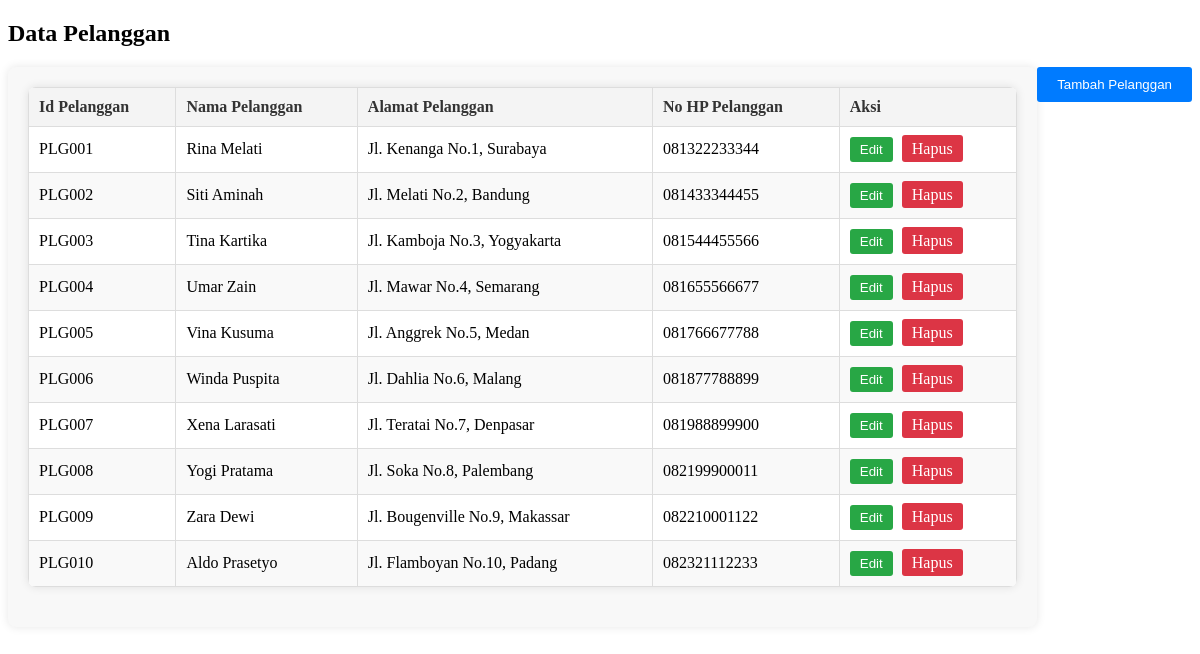
Page /menus/pelanggan.php (signed in) on the committed database.
### tables this page shows
CREATE TABLE Pelanggan (
    IdPelanggan VARCHAR(10) NOT NULL PRIMARY KEY,
    NamaPelanggan VARCHAR(255) NOT NULL,
    AlamatPelanggan VARCHAR(255),
    NoHpPelanggan VARCHAR(20)
);

### class/pelanggan.php (called while the page is built, shortened)
<?php
class Pelanggan {
    private $conn;
    private $table_name = "Pelanggan";
    public function __construct($db) {
        $this->conn = $db;
    }
    public function read() {
        $query = "SELECT * FROM " . $this->table_name . " ORDER BY IdPelanggan ASC";
        $stmt = $this->conn->query($query);
        return $stmt;
    }
}
?>

### menus/pelanggan.php (the view, shortened to what this page needs)
<?php
require_once('../class/Pelanggan.php');
$database = new Database();
$db = $database->getConnection();
$pelanggan = new Pelanggan($db);
$result = $pelanggan->read();
?>
<!DOCTYPE html>
<html>
<head>
    <link rel="stylesheet" type="text/css" href="../assets/css/crud.css">
</head>
<body>
<div class="main-content">
    <header>
        <h2>Data Pelanggan</h2>
        <button class="add-button" onclick="openForm()">Tambah Pelanggan</button>
    </header>
    <div class="content">
        <div class="table-container">
            <table>
                <thead>
                <tr>
                    <th>Id Pelanggan</th>
                    <th>Nama Pelanggan</th>
                    <th>Alamat Pelanggan</th>
                    <th>No HP Pelanggan</th>
                    <th>Aksi</th>
                </tr>
                </thead>
                <tbody>
                <?php while ($row = mysqli_fetch_assoc($result)): ?>
                    <tr>
                        <td><?php echo htmlspecialchars($row['IdPelanggan']); ?></td>
                        <td><?php echo htmlspecialchars($row['NamaPelanggan']); ?></td>
                        <td><?php echo htmlspecialchars($row['AlamatPelanggan']); ?></td>
                        <td><?php echo htmlspecialchars($row['NoHpPelanggan']); ?></td>
                        <td>
                            <button class="edit-btn"
                                    data-id="<?php echo htmlspecialchars($row['IdPelanggan']); ?>"
                                    data-nama="<?php echo htmlspecialchars($row['NamaPelanggan']); ?>"
                                    data-alamat="<?php echo htmlspecialchars($row['AlamatPelanggan']); ?>"
                                    data-nohp="<?php echo htmlspecialchars($row['NoHpPelanggan']); ?>"
                                    onclick="editPelanggan(this)">Edit</button>
                            <a href="dashboard.php?page=pelanggan&delete=<?php echo htmlspecialchars($row['IdPelanggan']); ?>" class="delete-btn" onclick="return confirm('Apakah Anda yakin ingin menghapus pelanggan ini?')">Hapus</a>
                        </td>
                    </tr>
                <?php endwhile; ?>
                </tbody>
            </table>
        </div>
    </div>
</div>
</body>
</html>

### assets/css/crud.css (style rules this page uses)
table { width: 100%; border-collapse: collapse; margin-bottom: 20px; background-color: #fff; border-radius: 8px; overflow: hidden; box-shadow: 0 0 10px rgba(0, 0, 0, 0.1); }
table th, table td { padding: 10px; border: 1px solid #ddd; text-align: left; white-space: nowrap; }
table th { background-color: #f4f4f4; font-weight: bold; color: #333; }
table tr:nth-child(even) { background-color: #f9f9f9; }
.table-container { overflow-x: auto; padding: 20px; background-color: #f8f8f8; border-radius: 8px; box-shadow: 0 0 10px rgba(0, 0, 0, 0.1); }
.add-button { padding: 10px 20px; background-color: #007bff; color: white; border: none; border-radius: 3px; cursor: pointer; float: right; margin-bottom: 20px; }
.edit-btn, .delete-btn { padding: 5px 10px; border: none; border-radius: 3px; cursor: pointer; }
.edit-btn { background-color: #28a745; color: white; margin-right: 5px; }
.delete-btn { background-color: #dc3545; color: white; }
table a { text-decoration: none; }

### rows in the picture
pelanggan: IdPelanggan "PLG001", NamaPelanggan "Rina Melati", AlamatPelanggan "Jl. Kenanga No.1, Surabaya", NoHpPelanggan "081322233344"
pelanggan: IdPelanggan "PLG002", NamaPelanggan "Siti Aminah", AlamatPelanggan "Jl. Melati No.2, Bandung", NoHpPelanggan "081433344455"
pelanggan: IdPelanggan "PLG003", NamaPelanggan "Tina Kartika", AlamatPelanggan "Jl. Kamboja No.3, Yogyakarta", NoHpPelanggan "081544455566"
pelanggan: IdPelanggan "PLG004", NamaPelanggan "Umar Zain", AlamatPelanggan "Jl. Mawar No.4, Semarang", NoHpPelanggan "081655566677"
pelanggan: IdPelanggan "PLG005", NamaPelanggan "Vina Kusuma", AlamatPelanggan "Jl. Anggrek No.5, Medan", NoHpPelanggan "081766677788"
pelanggan: IdPelanggan "PLG006", NamaPelanggan "Winda Puspita", AlamatPelanggan "Jl. Dahlia No.6, Malang", NoHpPelanggan "081877788899"
pelanggan: IdPelanggan "PLG007", NamaPelanggan "Xena Larasati", AlamatPelanggan "Jl. Teratai No.7, Denpasar", NoHpPelanggan "081988899900"
pelanggan: IdPelanggan "PLG008", NamaPelanggan "Yogi Pratama", AlamatPelanggan "Jl. Soka No.8, Palembang", NoHpPelanggan "082199900011"
pelanggan: IdPelanggan "PLG009", NamaPelanggan "Zara Dewi", AlamatPelanggan "Jl. Bougenville No.9, Makassar", NoHpPelanggan "082210001122"
pelanggan: IdPelanggan "PLG010", NamaPelanggan "Aldo Prasetyo", AlamatPelanggan "Jl. Flamboyan No.10, Padang", NoHpPelanggan "082321112233"
